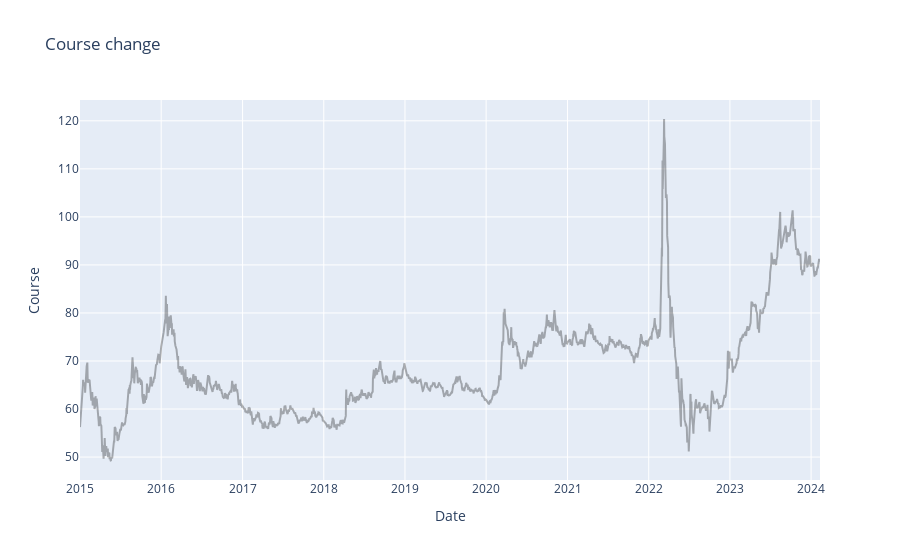

Notebook code for this chart:
### Code cell
def df_graph(df: DataFrame, title: str) -> None:
    """ 
        Visualization of graphs
    """
    data = []
    value = go.Scatter(
        x=df.index,
        y=df.Course,
        mode="lines",
        name="Course",
        marker=dict(),
        text=df.index,
        line=dict(color="rgba(0,0,0, 0.3)"),
    )
    data.append(value)
    layout = dict(
        title=title,
        xaxis=dict(title="Date", ticklen=5, zeroline=False),
        yaxis=dict(title="Course", ticklen=5, zeroline=False),
    )
    fig = dict(data=data, layout=layout)
    iplot(fig)


df_graph(df, "Course change")

### Figure 1 — Plotly figure (JSON) as saved in the notebook; plotly's stock layout.template omitted (floating-point values rounded to 4 significant figures; data arrays with more than 128 entries replaced by an {"elided": "..."} marker saying what was removed)
{"data": [{"line": {"color": "rgba(0,0,0, 0.3)"}, "mode": "lines", "name": "Course", "text": {"elided": "2237 str values"}, "type": "scatter", "x": {"elided": "2237 str values"}, "y": {"elided": "2237 float values"}}], "layout": {"title": {"text": "Course change"}, "xaxis": {"ticklen": 5, "title": {"text": "Date"}, "zeroline": false}, "yaxis": {"ticklen": 5, "title": {"text": "Course"}, "zeroline": false}}}
